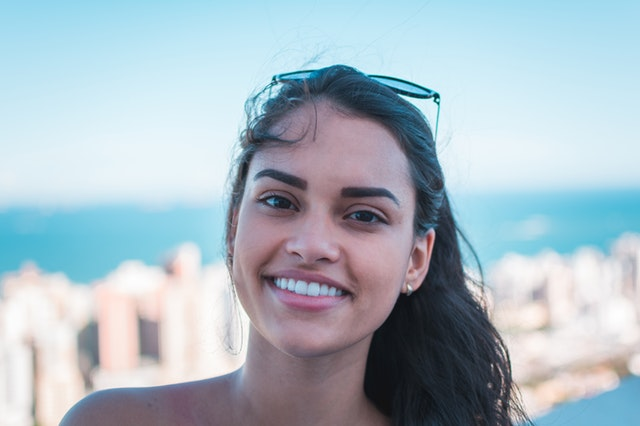
#> input picture Bolum_03_Temel_Islemler/smile.jpg, 640 x 426 px
$ jupyter execute c14_histogram.ipynb
#> lines starting #> are read from the running program, lines starting #| are printed output that depends on the picture; after the words box and inside, x2 and y2 are one past the last pixel; in counts of white or black regions, pixels touching at a corner belong together
[cell 1]
import cv2
import numpy as np
import matplotlib.pyplot as plt

[cell 2]
img = np.zeros((500,500), np.uint8)

ravel pikselleri tek bir satıra dönüştürür.

255 kaç değer olduğunu, son parametre değer aralığın

[cell 3]
cv2.imshow("img", img)

plt.hist(img.ravel(), 256, [0,256])
plt.show()
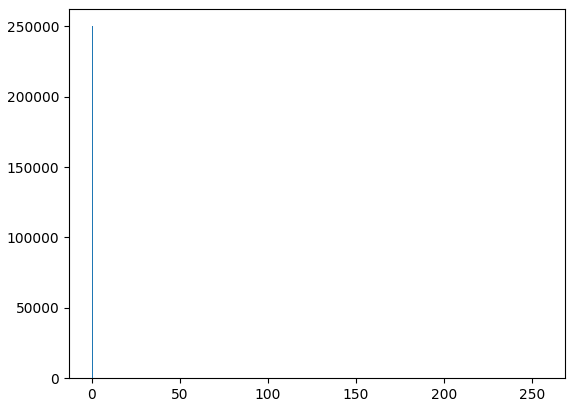
#> figure drawn by matplotlib, 1 panel; tallest bar 250000 high, from x = 0 to 1


cv2.waitKey(0)
cv2.destroyAllWindows()

[cell 4]
img = np.zeros((500,500), np.uint8)  + 50
cv2.rectangle(img,(0,60), (200, 150), (255,255,255), -1)
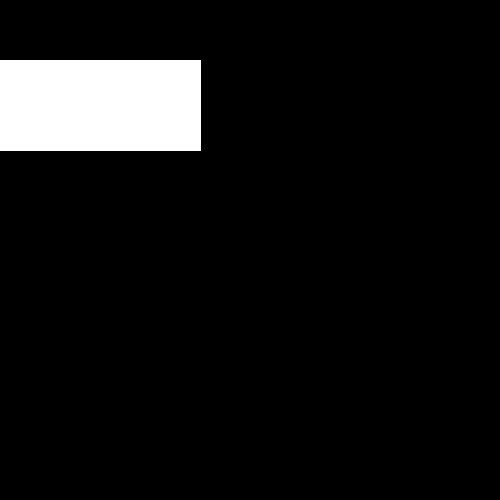
#> img: shape (500, 500); values 50 (black) and 255 (white), 7.3% white; 1 white region, box (x1, y1, x2, y2) and area: (0, 60, 201, 151) 18291
cv2.rectangle(img,(250,120), (375, 475), (255,255,255), -1)
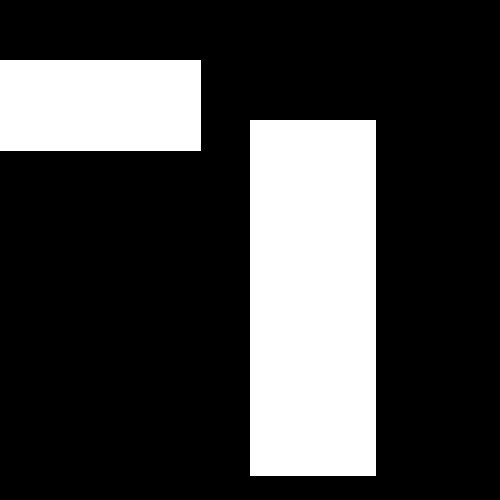
#> img: shape (500, 500); values 50 (black) and 255 (white), 25.3% white; 2 white regions, box (x1, y1, x2, y2) and area: (250, 120, 376, 476) 44856, (0, 60, 201, 151) 18291

[cell 5]
cv2.imshow("img", img)

plt.hist(img.ravel(), 256, [0,256])
plt.show()
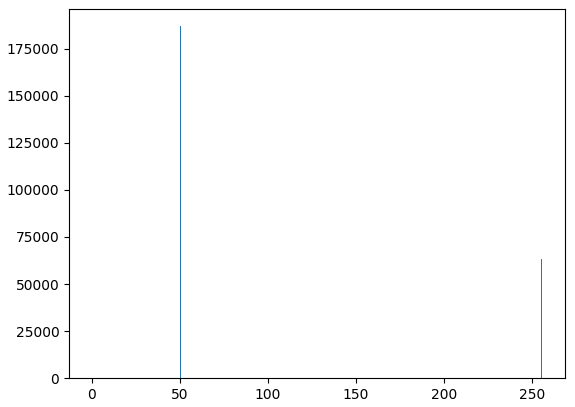
#> figure drawn by matplotlib, 1 panel; tallest bar 186853 high, from x = 50 to 51


cv2.waitKey(0)
cv2.destroyAllWindows()

[cell 6]
img1 = cv2.imread("smile.jpg")
#> img1 is the input picture: shape (426, 640, 3); mean B, G, R 195.2, 185.1, 169.2

[cell 7]
cv2.imshow("img", img1)

plt.hist(img1.ravel(), 256, [0,256])
plt.show()
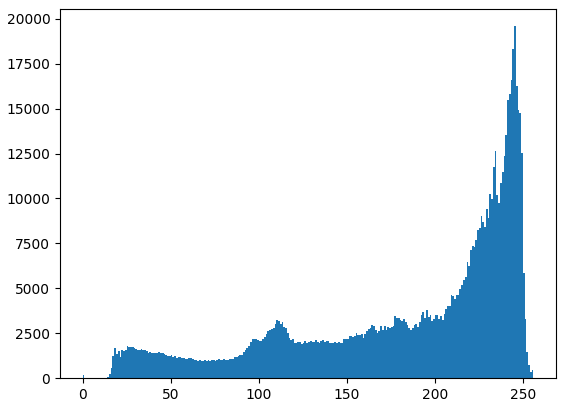
#> figure drawn by matplotlib, 1 panel; tallest bar 19583 high, from x = 245 to 246


cv2.waitKey(0)
cv2.destroyAllWindows()

[cell 8]
img1 = cv2.imread("smile.jpg")
b,g,r = cv2.split(img1)
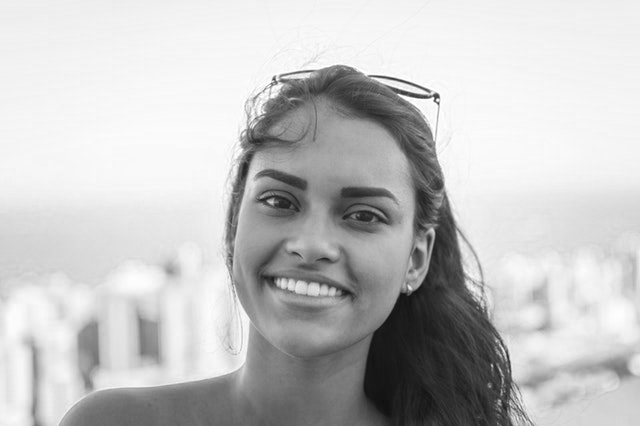
#> b: shape (426, 640); min 15, max 255, mean 195.2
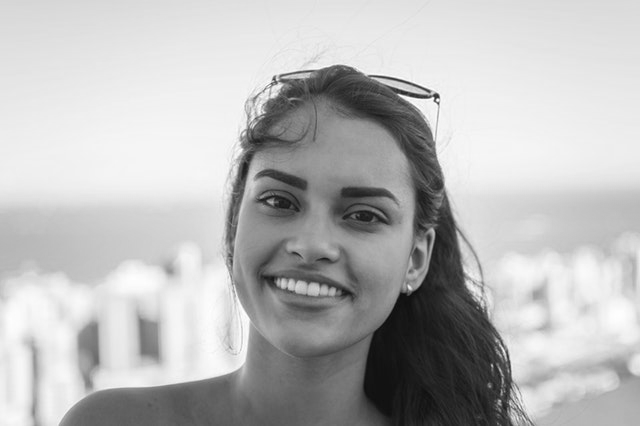
#> g: shape (426, 640); min 12, max 255, mean 185.1
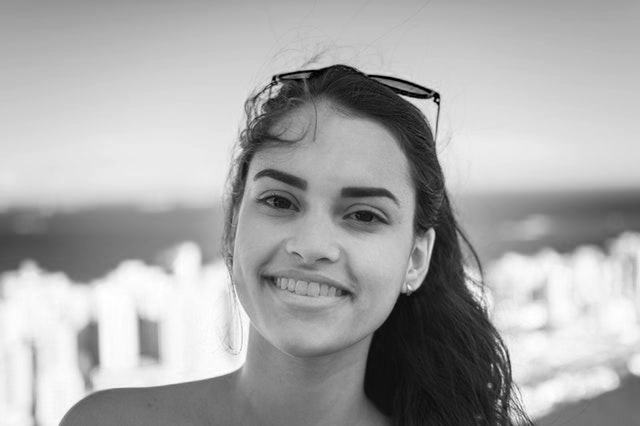
#> r: shape (426, 640); min 0, max 255, mean 169.2

[cell 9]
cv2.imshow("img", img1)

plt.hist(b.ravel(), 256, [0,256])
plt.hist(g.ravel(), 256, [0,256])
plt.hist(r.ravel(), 256, [0,256])
plt.show()
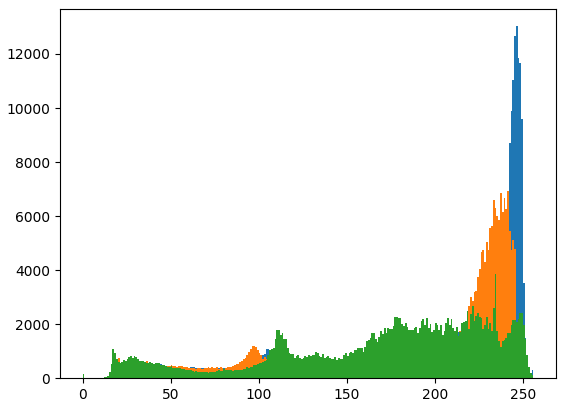
#> figure drawn by matplotlib, 1 panel; tallest bar 13028 high, from x = 246 to 247; tallest bar 6927 high, from x = 241 to 242; tallest bar 3864 high, from x = 234 to 235

cv2.waitKey(0)
cv2.destroyAllWindows()
